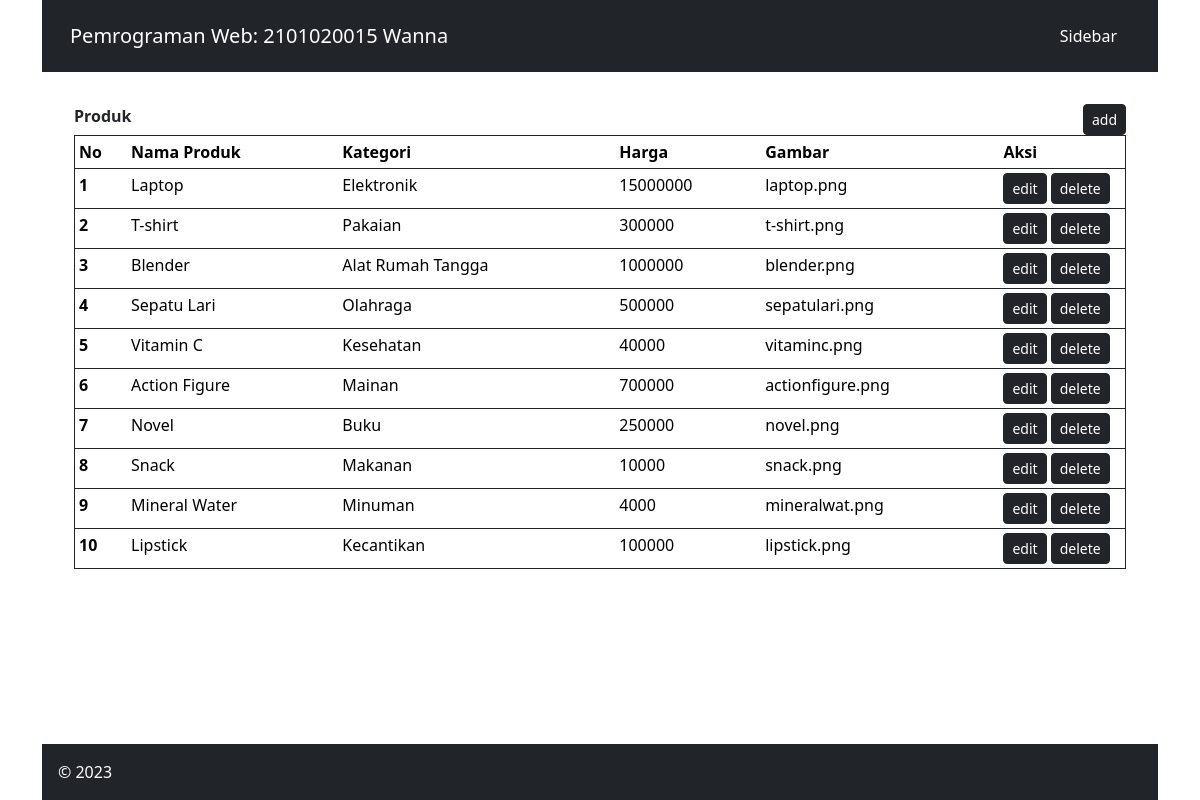
The page / on the database its author committed.
### tables this page shows
CREATE TABLE `produk` (
  `id_produk` int(11) NOT NULL,
  `nama_produk` varchar(255) NOT NULL,
  `id_kategori` int(11) NOT NULL,
  `harga` int(11) DEFAULT NULL,
  `gambar` varchar(255) DEFAULT NULL
);

CREATE TABLE `kategori` (
  `id_kategori` int(11) NOT NULL,
  `nama_kategori` varchar(255) NOT NULL
);

### produk.php (the view)
<div class="row justify-content-between">
    <div class="col-10"><b>Produk </b></div>
    <div class="col-2 d-flex justify-content-end align-items-end"> <button class="btn btn-dark btn-sm"
            type="button">add</button>
    </div>
</div>
<table class="table table-sm border border-dark">
    <thead class="thead-dark">
        <tr>
            <th scope="col" width="5%">No</th>
            <th scope="col">Nama Produk</th>
            <th scope="col">Kategori</th>
            <th scope="col">Harga</th>
            <th scope="col">Gambar</th>
            <th scope="col" width="12%">Aksi</th>
        </tr>
    </thead>
    <tbody>
        <?php
        $que = "SELECT * FROM produk
                JOIN kategori ON produk.id_produk=kategori.id_kategori";
        $select = mysqli_query($con, $que);
        while ($data = mysqli_fetch_array($select)) {
            ?>
            <tr>
                <th scope="row">
                    <?php echo $data['id_produk']; ?>
                </th>
                <td>
                    <?php echo $data['nama_produk']; ?>
                </td>
                <td>
                    <?php echo $data['nama_kategori']; ?>
                </td>
                <td>
                    <?php echo $data['harga']; ?>
                </td>
                <td>
                    <?php echo $data['gambar']; ?>
                </td>
                <td>
                    <button class="btn btn-dark btn-sm" type="button">edit</button>
                    <button class="btn btn-dark btn-sm"type="button">delete</button>
                </td>
            </tr>
        <?php } ?>
    </tbody>
</table>

### index.php (shortened to what this page needs)
<!DOCTYPE html>
<html lang="en">
<head>
    <link href="https://cdn.jsdelivr.net/npm/bootstrap@5.3.2/dist/css/bootstrap.min.css" rel="stylesheet">
</head>
<body class="container d-flex flex-column h-100">
    <header>
        <nav class="navbar navbar-expand-lg navbar-dark bg-dark p-3">
            <div class="container">
                <a class="navbar-brand" href="#">Pemrograman Web: 2101020015 Wanna</a>
                <button class="btn btn-dark" type="button" data-bs-toggle="collapse" data-bs-target="#collapseExample" aria-expanded="false" aria-controls="collapseExample">
                    Sidebar
                </button>
            </div>
        </nav>
    </header>
    <div class="container flex-grow-1" id="content">
        <div class="row h-100">
            <div class="col p-3 h-100">
                <div class="p-3">
                    <?php
                    include "sql.php";
                    $halaman = isset($_GET['page']) ? $_GET['page'] : 'produk';
                    switch ($halaman) {
                        default:
                            include('produk.php');
                            break;
                    }
                    ?>
            </div>
        </div>
    </div>
</div>
<footer class="bg-dark text-white p-3" >
    <a>&copy; 2023</a>
</footer>
</body>
</html>

### index.php (style rules this page uses)
html, body { height: 100%; }

### rows shown on the page
produk: id_produk "1", nama_produk "Laptop", id_kategori.nama_kategori "Elektronik", harga "15000000", gambar "laptop.png"
produk: id_produk "2", nama_produk "T-shirt", id_kategori.nama_kategori "Pakaian", harga "300000", gambar "t-shirt.png"
produk: id_produk "3", nama_produk "Blender", id_kategori.nama_kategori "Alat Rumah Tangga", harga "1000000", gambar "blender.png"
produk: id_produk "4", nama_produk "Sepatu Lari", id_kategori.nama_kategori "Olahraga", harga "500000", gambar "sepatulari.png"
produk: id_produk "5", nama_produk "Vitamin C", id_kategori.nama_kategori "Kesehatan", harga "40000", gambar "vitaminc.png"
produk: id_produk "6", nama_produk "Action Figure", id_kategori.nama_kategori "Mainan", harga "700000", gambar "actionfigure.png"
produk: id_produk "7", nama_produk "Novel", id_kategori.nama_kategori "Buku", harga "250000", gambar "novel.png"
produk: id_produk "8", nama_produk "Snack", id_kategori.nama_kategori "Makanan", harga "10000", gambar "snack.png"
produk: id_produk "9", nama_produk "Mineral Water", id_kategori.nama_kategori "Minuman", harga "4000", gambar "mineralwat.png"
produk: id_produk "10", nama_produk "Lipstick", id_kategori.nama_kategori "Kecantikan", harga "100000", gambar "lipstick.png"
